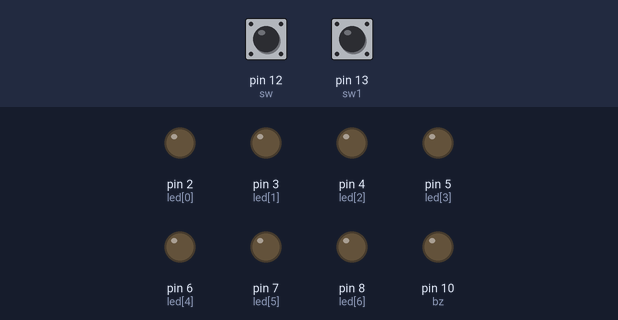
Bench run of a sketch on a simulated Arduino Uno, built with avr-gcc and run on an emulated ATmega328P. Parts: output pins drawn as LEDs (lit = HIGH). Dashed ring = blinking. The inputs (shaded band) are chosen by the test bench; at power-on: pin 12 (sw) HIGH, pin 13 (sw1) HIGH.

Above: at 1.2 s.
1.3 s: pin 12 (sw) pulled LOW for 0.15 s
At 1.7 s:
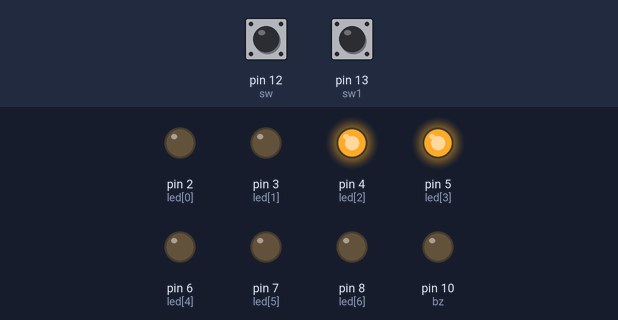
3.7 s: pin 13 (sw1) pulled LOW for 0.15 s
At 4.1 s:
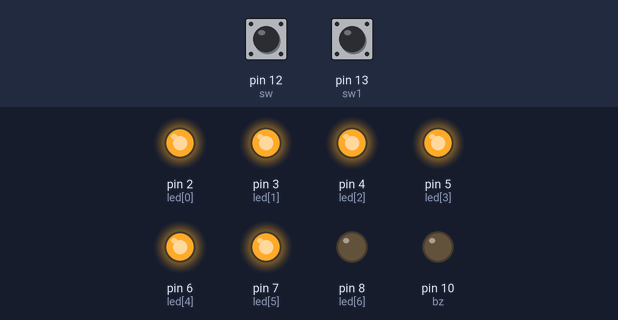
5.7 s: pin 12 (sw) pulsed LOW 5 times (0.12 s each, 0.3 s apart)
At 7.3 s:
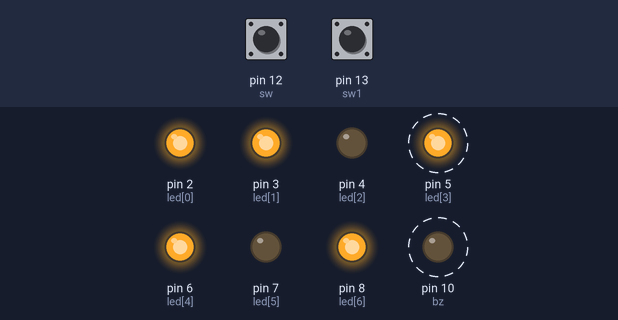
8.9 s: pin 12 (sw) pulled LOW for 1 s
At 9.3 s:
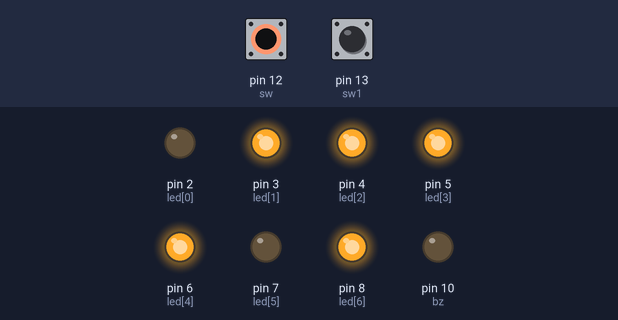
11.4 s: pin 12 (sw) pulled LOW for 0.15 s
At 11.8 s:
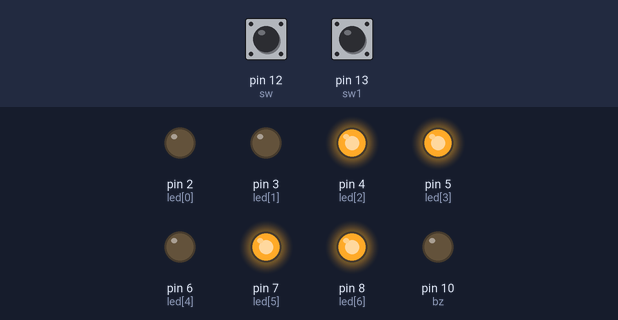
13.4 s: pin 12 (sw) pulled LOW for 3.2 s
At 13.8 s:
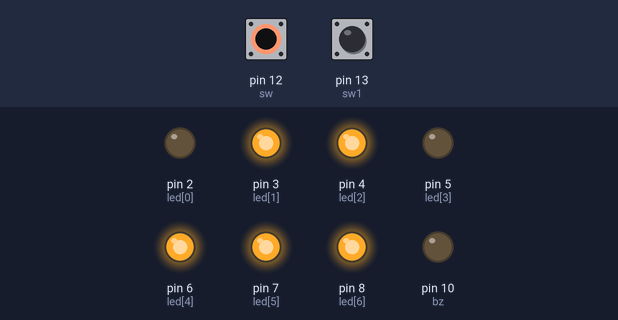
Timing chart, 0 to 16.4 s (numbered marks = the images above; inputs shaded):
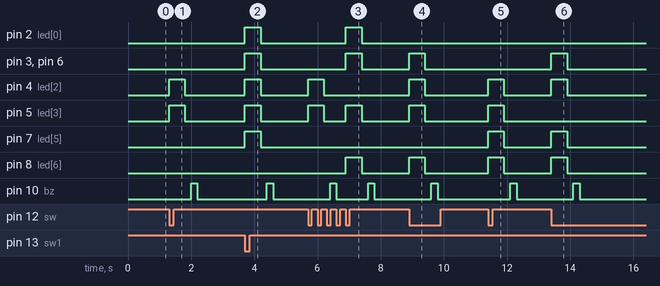

Measured:
- after the input at 1.3 s, pin 4 (led[2]), pin 5 (led[3]): LOW → HIGH at once, → LOW 0.50 s later; pin 10 (bz): LOW → HIGH after 0.70 s, → LOW 0.20 s later
- after the input at 3.7 s, pin 2 (led[0]), pin 3 (led[1]), pin 4 (led[2]), pin 5 (led[3]), pin 6 (led[4]), pin 7 (led[5]): LOW → HIGH at once, → LOW 0.50 s later; pin 10 (bz): LOW → HIGH after 0.70 s, → LOW 0.20 s later
- after the input at 5.7 s, pin 2 (led[0]), pin 3 (led[1]): LOW → HIGH after 1.2 s, → LOW 0.50 s later
- after the input at 8.9 s, pin 3 (led[1]), pin 4 (led[2]), pin 5 (led[3]), pin 6 (led[4]), pin 8 (led[6]): LOW → HIGH at once, → LOW 0.50 s later; pin 10 (bz): LOW → HIGH after 0.70 s, → LOW 0.20 s later
- after the input at 11.4 s, pin 4 (led[2]), pin 5 (led[3]), pin 7 (led[5]), pin 8 (led[6]): LOW → HIGH at once, → LOW 0.50 s later; pin 10 (bz): LOW → HIGH after 0.70 s, → LOW 0.20 s later
- after the input at 13.4 s, pin 3 (led[1]), pin 4 (led[2]), pin 6 (led[4]), pin 7 (led[5]), pin 8 (led[6]): LOW → HIGH at once, → LOW 0.50 s later; pin 10 (bz): LOW → HIGH after 0.70 s, → LOW 0.20 s later

The sketch:

sketch_nov28a.ino
```cpp
int led[7]={2,3,4,5,6,7,8};
int sw=12,a=0;
int sw1=13;
int bz=10;
int dly=0,b,cnt,c;
void readd();
void setup()
{

  pinMode(2,OUTPUT);
  pinMode(3,OUTPUT);
  pinMode(4,OUTPUT);
  pinMode(5,OUTPUT);
  pinMode(6,OUTPUT);
  pinMode(7,OUTPUT);
  pinMode(8,OUTPUT);
  pinMode(bz,OUTPUT);
  pinMode(12,INPUT);
  pinMode(sw1,INPUT);
 }
 void loop()
 {
  digitalWrite(sw1,HIGH);
  digitalWrite(sw,HIGH);
  if(!digitalRead(sw) || !digitalRead(sw1))
  {
  if(!digitalRead(sw))
  {
    a++;
  }

  if(!digitalRead(sw1))
  {
    a--;
  }
  if(a<10 && a>=0)
  {
    b=a;
    readd();
      digitalWrite(bz,HIGH);
  delay(200);
  digitalWrite(bz,LOW);
  }
 if(a>9)
 {
  cnt=a;
  b=a/10;
  readd();
  b=cnt%10;
  readd();
    digitalWrite(bz,HIGH);
  delay(200);
  digitalWrite(bz,LOW);
 }

while(!digitalRead(sw))
digitalWrite(sw,1);
while(!digitalRead(sw1))
digitalWrite(sw1,1);
delay(100);
}
 }
void readd()
  {


  if(b==0)
  {
  digitalWrite(led[0],1);
  digitalWrite(led[1],1);
  digitalWrite(led[2],1);
  digitalWrite(led[3],1);
  digitalWrite(led[4],1);
  digitalWrite(led[5],1);
  digitalWrite(led[6],0);

  delay(dly);
  }
  if(b==1)
  {
  digitalWrite(led[0],0);// 1
  digitalWrite(led[1],0);
  digitalWrite(led[2],1);
  digitalWrite(led[3],1);
  digitalWrite(led[4],0);
  digitalWrite(led[5],0);
  digitalWrite(led[6],0);
  delay(dly);
  }
if(b==2)
{
  digitalWrite(led[0],1);
  digitalWrite(led[1],1);
  digitalWrite(led[2],0);
  digitalWrite(led[3],1);
  digitalWrite(led[4],1);
  digitalWrite(led[5],0);
  digitalWrite(led[6],1);
delay(dly);
}
if(b==3)
{
  digitalWrite(led[0],0);
  digitalWrite(led[1],1);
  digitalWrite(led[2],1);
  digitalWrite(led[3],1);
  digitalWrite(led[4],1);
  digitalWrite(led[5],0);
  digitalWrite(led[6],1);
  delay(dly);
}
if(b==4)
{

  digitalWrite(led[0],0);
  digitalWrite(led[1],0);
  digitalWrite(led[2],1);
  digitalWrite(led[3],1);
  digitalWrite(led[4],0);
  digitalWrite(led[5],1);
  digitalWrite(led[6],1);
  delay(dly);

}
if(b==5)
{
  digitalWrite(led[0],0);
  digitalWrite(led[1],1);
  digitalWrite(led[2],1);
  digitalWrite(led[3],0);
  digitalWrite(led[4],1);
  digitalWrite(led[5],1);
  digitalWrite(led[6],1);
delay(dly);
}
if(b==6)
{
  digitalWrite(led[0],1);
  digitalWrite(led[1],1);
  digitalWrite(led[2],1);
  digitalWrite(led[3],0);
  digitalWrite(led[4],1);
  digitalWrite(led[5],1);
  digitalWrite(led[6],1);
  delay(dly);

}
if(b==7)
{
  digitalWrite(led[0],0);
  digitalWrite(led[1],0);
  digitalWrite(led[2],1);
  digitalWrite(led[3],1);
  digitalWrite(led[4],1);
  digitalWrite(led[5],0);
  digitalWrite(led[6],0);
  delay(dly);

}
if(b==8)
{
  digitalWrite(led[0],1);
  digitalWrite(led[1],1);
  digitalWrite(led[2],1);
  digitalWrite(led[3],1);
  digitalWrite(led[4],1);
  digitalWrite(led[5],1);
  digitalWrite(led[6],1);
delay(dly);
}
if(b==9)
{
  digitalWrite(led[0],0);
  digitalWrite(led[1],1);
  digitalWrite(led[2],1);
  digitalWrite(led[3],1);
  digitalWrite(led[4],1);
  digitalWrite(led[5],1);
  digitalWrite(led[6],1);
  delay(dly);
}
delay(500);
digitalWrite(led[0],0);
  digitalWrite(led[1],0);
  digitalWrite(led[2],0);
  digitalWrite(led[3],0);
  digitalWrite(led[4],0);
  digitalWrite(led[5],0);
  digitalWrite(led[6],0);
  delay(200);


 }
```
